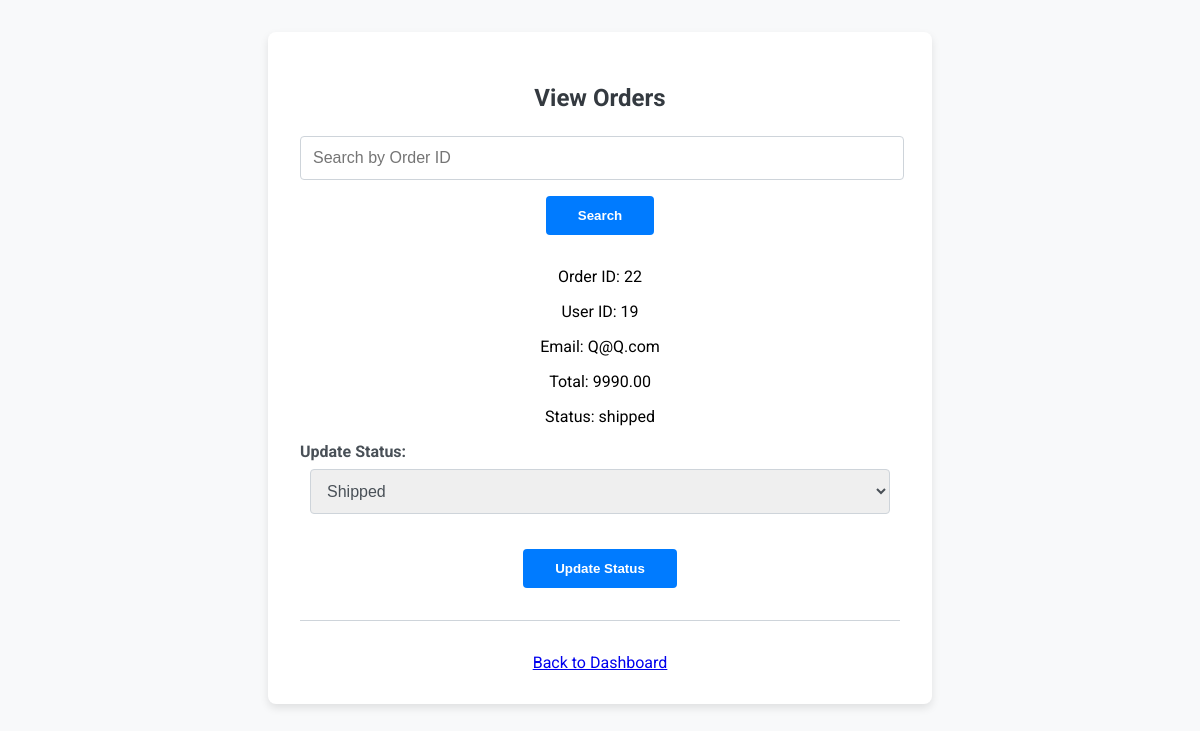
/view_orders.php (signed in), run on an earlier commit of the app's database.
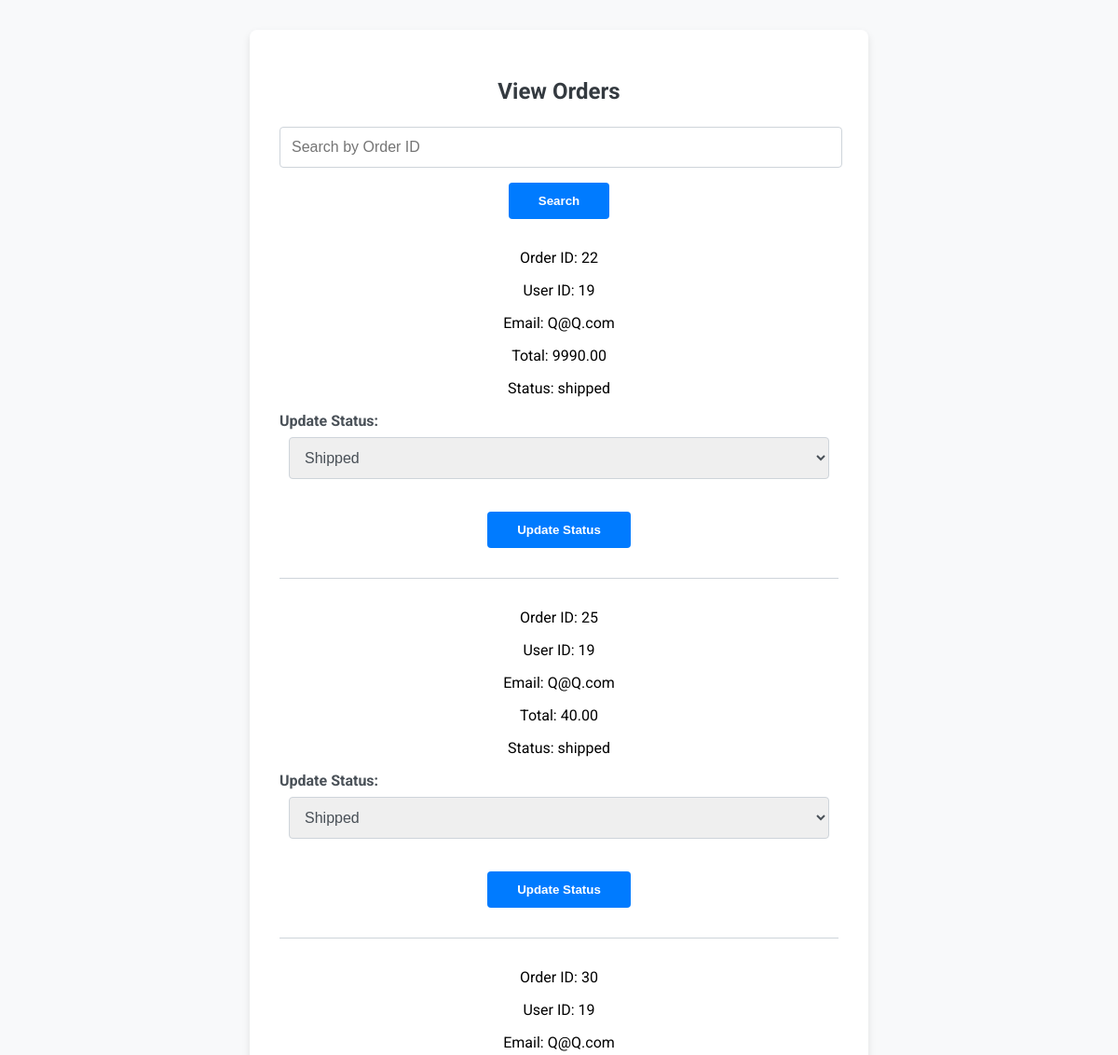
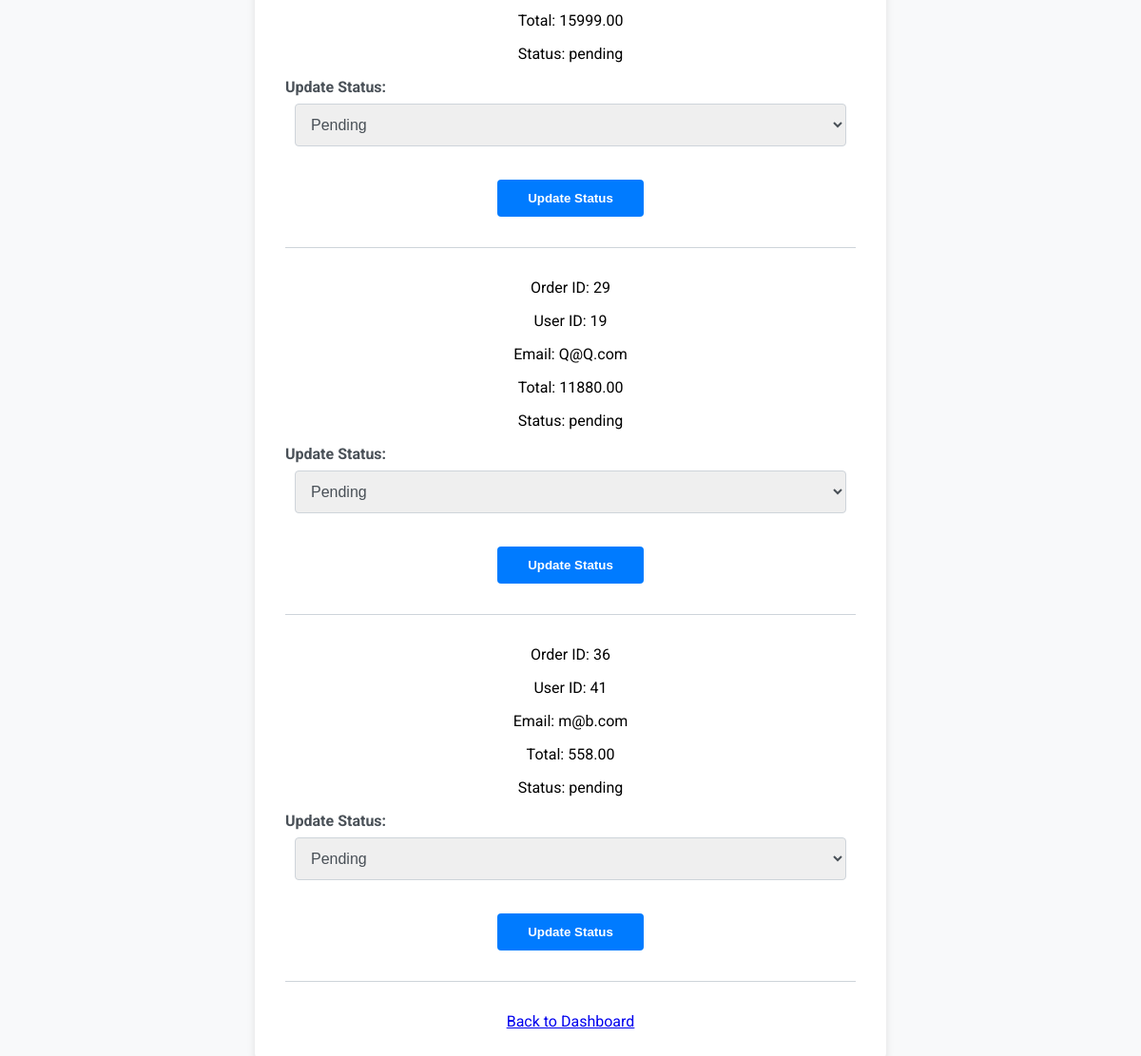
And on a later commit of the database (2 pictures, top to bottom).
### tables this page shows
CREATE TABLE `orders` (
  `order_id` int(11) NOT NULL,
  `user_id` int(11) NOT NULL,
  `total` decimal(10,2) NOT NULL,
  `status` enum('pending','shipped','delivered') NOT NULL DEFAULT 'pending',
  `created_at` timestamp NOT NULL DEFAULT current_timestamp()
);

CREATE TABLE `users` (
  `user_id` int(11) NOT NULL,
  `username` varchar(50) NOT NULL,
  `password` varchar(255) NOT NULL,
  `role` enum('customer','merchant','admin') NOT NULL,
  `created_at` timestamp NOT NULL DEFAULT current_timestamp(),
  `email` varchar(255) DEFAULT NULL
);

### view_orders.php (the view, shortened to what this page needs)
<?php
include 'practicalDB.php';
$merchant_id = $_SESSION['user']['user_id'];
$orders = [];
if (isset($_GET['search_order_id'])) {
    $search_order_id = $_GET['search_order_id'];
    $stmt = $conn->prepare("SELECT o.*, u.email FROM orders o JOIN users u ON o.user_id = u.user_id WHERE o.order_id = ? AND o.status != 'delivered' AND o.order_id IN (SELECT order_id FROM order_items WHERE product_id IN (SELECT product_id FROM products WHERE merchant_id = ?))");
    $stmt->bind_param("ii", $search_order_id, $merchant_id);
} else {
    $stmt = $conn->prepare("SELECT o.*, u.email FROM orders o JOIN users u ON o.user_id = u.user_id WHERE o.status != 'delivered' AND o.order_id IN (SELECT order_id FROM order_items WHERE product_id IN (SELECT product_id FROM products WHERE merchant_id = ?))");
    $stmt->bind_param("i", $merchant_id);
}
$stmt->execute();
$result = $stmt->get_result();
while ($row = $result->fetch_assoc()) {
    $orders[] = $row;
}
?>
<!DOCTYPE html>
<html lang="en">
<head>
</head>
<body>
    <div class="container">
        <h2>View Orders</h2>
        <div class="search-bar">
            <form method="GET" action="">
                <input type="text" name="search_order_id" placeholder="Search by Order ID">
                <input type="submit" value="Search">
            </form>
        </div>
        <?php if (!empty($orders)) : ?>
            <?php foreach ($orders as $order) : ?>
                <div>
                    <p>Order ID: <?php echo htmlspecialchars($order['order_id'], ENT_QUOTES, 'UTF-8'); ?></p>
                    <p>User ID: <?php echo htmlspecialchars($order['user_id'], ENT_QUOTES, 'UTF-8'); ?></p>
                    <p>Email: <?php echo htmlspecialchars($order['email'], ENT_QUOTES, 'UTF-8'); ?></p>
                    <p>Total: <?php echo htmlspecialchars($order['total'], ENT_QUOTES, 'UTF-8'); ?></p>
                    <p>Status: <?php echo htmlspecialchars($order['status'], ENT_QUOTES, 'UTF-8'); ?></p>
                    <form method="POST" action="">
                        <label for="status">Update Status:</label>
                        <select id="status" name="status">
                            <option value="pending" <?php if ($order['status'] == 'pending') echo 'selected'; ?>>Pending</option>
                            <option value="shipped" <?php if ($order['status'] == 'shipped') echo 'selected'; ?>>Shipped</option>
                        </select><br><br>
                        <input type="submit" value="Update Status">
                    </form>
                </div>
                <hr>
            <?php endforeach; ?>
        <?php else : ?>
            <p>No orders found.</p>
        <?php endif; ?>
        <a href="merchant_dashboard.php">Back to Dashboard</a>
    </div>
</body>
</html>

### view_orders.php (style rules this page uses)
body { font-family: 'Roboto', sans-serif; background-color: #f8f9fa; margin: 0; }
.container { text-align: center; background: #fff; padding: 2rem; border-radius: 8px; box-shadow: 0 4px 8px rgba(0, 0, 0, 0.1); max-width: 600px; width: 100%; margin: 2rem auto; }
h2 { margin-bottom: 1.5rem; color: #343a40; }
form { margin-bottom: 1rem; }
label { margin-bottom: 0.5rem; font-weight: 700; color: #495057; text-align: left; display: block; }
input[type="text"], select { width: calc(100% - 20px); padding: 0.75rem; margin-bottom: 1rem; border: 1px solid #ced4da; border-radius: 4px; font-size: 1rem; color: #495057; }
input[type="submit"] { padding: 0.75rem 2rem; font-weight: 700; color: #fff; background-color: #007bff; border: none; border-radius: 4px; cursor: pointer; transition: background-color 0.3s; }
hr { margin: 2rem 0; border: none; border-top: 1px solid #ced4da; }
.search-bar { margin-bottom: 2rem; }
.search-bar input[type="text"] { width: calc(100% - 22px); padding: 0.75rem; margin-bottom: 1rem; border: 1px solid #ced4da; border-radius: 4px; font-size: 1rem; color: #495057; }
.search-bar input[type="submit"] { padding: 0.75rem 2rem; font-weight: 700; color: #fff; background-color: #007bff; border: none; border-radius: 4px; cursor: pointer; transition: background-color 0.3s; }

What changed in the data, as far as the page shows it:
added orders: order_id "25", user "19", user.email "Q@Q.com", total "40.00", status "shipped", status "Shipped"
added orders: order_id "30", user "19", user.email "Q@Q.com", total "15999.00", status "pending", status "Pending"
added orders: order_id "29", user "19", user.email "Q@Q.com", total "11880.00", status "pending", status "Pending"
added orders: order_id "36", user "41", user.email "m@b.com", total "558.00", status "pending", status "Pending"
